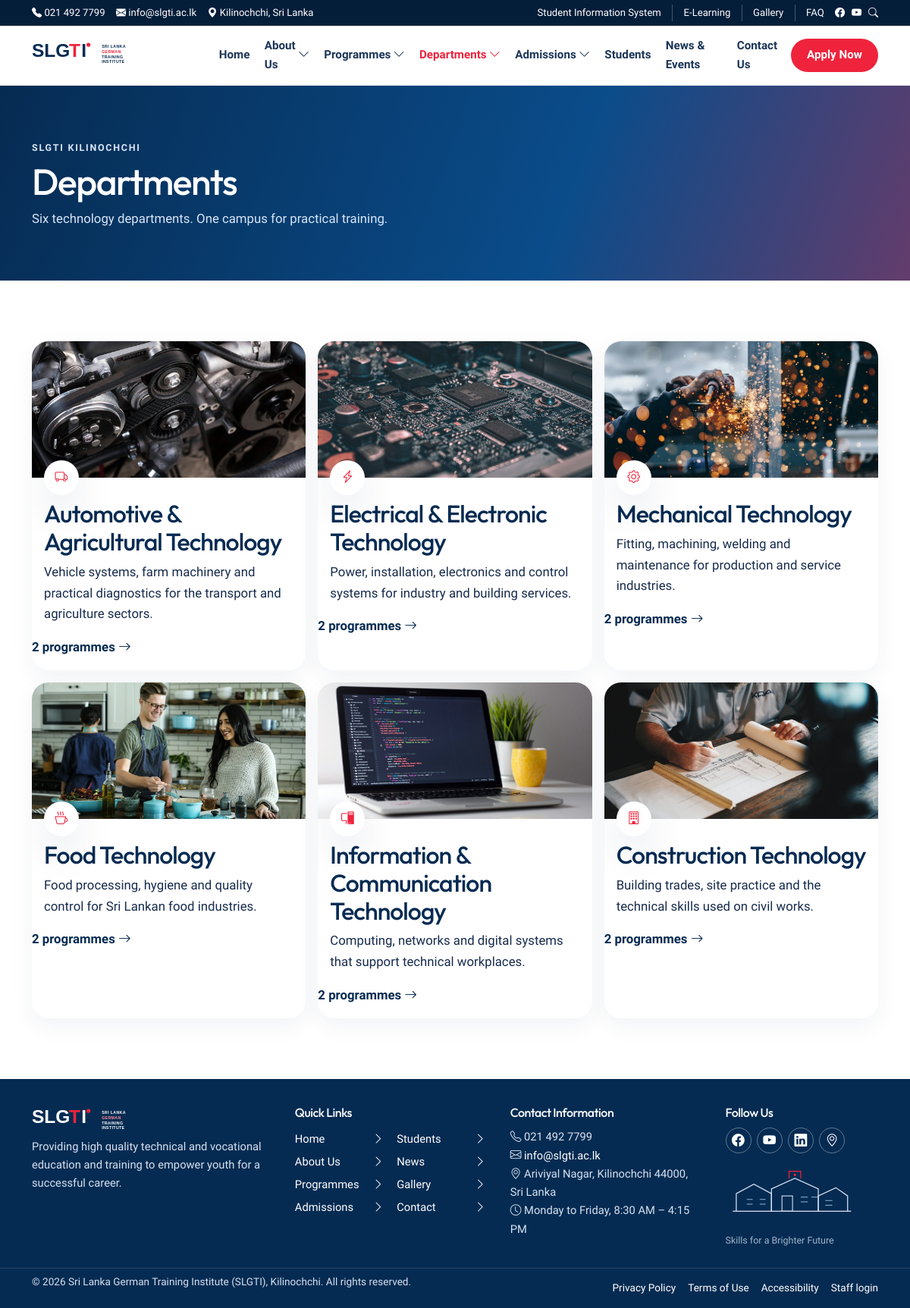
The page /departments on the database its author committed.
### tables this page shows
CREATE TABLE `menu_items` (
  `id` int unsigned NOT NULL AUTO_INCREMENT,
  `menu_id` int unsigned NOT NULL,
  `parent_id` int unsigned DEFAULT NULL,
  `label` varchar(150) NOT NULL,
  `url` varchar(255) NOT NULL,
  `sort_order` int NOT NULL DEFAULT '0',
  `status` varchar(20) NOT NULL DEFAULT 'published',
  PRIMARY KEY (`id`),
  KEY `fk_menu_items_parent` (`parent_id`),
  KEY `idx_menu_order` (`menu_id`,`sort_order`),
  CONSTRAINT `fk_menu_items_menu` FOREIGN KEY (`menu_id`) REFERENCES `menus` (`id`) ON DELETE CASCADE,
  CONSTRAINT `fk_menu_items_parent` FOREIGN KEY (`parent_id`) REFERENCES `menu_items` (`id`) ON DELETE CASCADE
);

CREATE TABLE `departments` (
  `id` int unsigned NOT NULL AUTO_INCREMENT,
  `name` varchar(180) NOT NULL,
  `slug` varchar(180) NOT NULL,
  `summary` text NOT NULL,
  `description` mediumtext NOT NULL,
  `facilities` mediumtext,
  `image` varchar(255) DEFAULT NULL,
  `icon` varchar(80) DEFAULT NULL,
  `head_name` varchar(150) DEFAULT NULL,
  `email` varchar(180) DEFAULT NULL,
  `phone` varchar(40) DEFAULT NULL,
  `sort_order` int NOT NULL DEFAULT '0',
  `status` varchar(20) NOT NULL DEFAULT 'published',
  `created_at` datetime NOT NULL DEFAULT CURRENT_TIMESTAMP,
  `updated_at` datetime NOT NULL DEFAULT CURRENT_TIMESTAMP ON UPDATE CURRENT_TIMESTAMP,
  PRIMARY KEY (`id`),
  UNIQUE KEY `slug` (`slug`),
  KEY `idx_departments_status` (`status`,`sort_order`)
);

### app/Helpers/functions.php (called while the page is built, shortened)
<?php
function config(string $key, mixed $default = null): mixed
{
    return $GLOBALS['app_config'][$key] ?? $default;
}
function e(?string $value): string
{
    return htmlspecialchars((string) $value, ENT_QUOTES, 'UTF-8');
}
function base_url(string $path = ''): string
{
    static $base = null;
    if ($base === null) {
        $configured = (string) config('url', '');
        if ($configured !== '') {
            $base = rtrim($configured, '/');
        } else {
            $script = str_replace('\\', '/', dirname($_SERVER['SCRIPT_NAME'] ?? ''));
            $script = (string) preg_replace('#/public$#', '', $script);
            $base = ($script === '/' || $script === '.' || $script === '') ? '' : rtrim($script, '/');
        }
    }
    if ($path === '') {
        return $base === '' ? '/' : $base;
    }
    return ($base === '' ? '' : $base) . '/' . ltrim($path, '/');
}
function url(string $path = ''): string
{
    return base_url($path);
}
function asset(string $path): string
{
    $relative = ltrim($path, '/');
    $full = ROOT_PATH . '/public/assets/' . $relative;
    $version = is_file($full) ? (string) filemtime($full) : '1';
    return base_url('assets/' . $relative) . '?v=' . $version;
}
function media_url(?string $path): string
{
    return base_url(ltrim($path, '/'));
}
function current_path(): string
{
    $path = parse_url($_SERVER['REQUEST_URI'] ?? '/', PHP_URL_PATH) ?: '/';
    $base = rtrim(base_url(), '/');
    $path = '/' . trim($path, '/');
    return $path === '/' ? '/' : rtrim($path, '/');
}
function is_active(string $path): bool
{
    $current = current_path();
    $path = parse_url($path, PHP_URL_PATH) ?: '/';
    $path = '/' . trim($path, '/');
    if ($path === '/') {
        return $current === '/';
    }
    return $current === $path || str_starts_with($current, $path . '/');
}
function settings(?string $key = null, ?string $default = null): mixed
{
    static $cache = null;
    if ($cache === null) {
        $rows = \App\Core\Model::fetchAll('SELECT setting_key, setting_value FROM settings');
        $cache = [];
        foreach ($rows as $row) {
            $cache[$row['setting_key']] = $row['setting_value'];
        }
    }
    if ($key === null) {
        return $cache;
    }
    return $cache[$key] ?? $default;
}
function setting_url(string $key, string $fallback = '#'): string
{
    $value = trim((string) settings($key, ''));
    return $value !== '' ? $value : $fallback;
}
function menu_tree(string $slug): array
{
    $menu = \App\Core\Model::fetch('SELECT id FROM menus WHERE slug = ?', [$slug]);
    $items = \App\Core\Model::fetchAll(
        "SELECT * FROM menu_items WHERE menu_id = ? AND status = 'published' ORDER BY sort_order ASC, id ASC",
        [(int) $menu['id']]
    );
    $grouped = [];
    foreach ($items as $item) {
        $grouped[(int) ($item['parent_id'] ?? 0)][] = $item;
    }
    $build = function (int $parent) use (&$build, $grouped): array {
        $branch = [];
        foreach ($grouped[$parent] ?? [] as $item) {
            $item['children'] = $build((int) $item['id']);
            $branch[] = $item;
        }
        return $branch;
    };
    return $build(0);
}
function nav_href(string $href): string
{
    return base_url(ltrim($href, '/'));
}
function view(string $name, array $data = [], ?string $layout = 'layouts/main'): void
{
    $data['metaTitle'] = $data['metaTitle'] ?? settings('site_name', 'SLGTI');
    $data['metaDescription'] = $data['metaDescription'] ?? settings('meta_description', '');
    extract($data, EXTR_SKIP);
    $viewFile = APP_PATH . '/Views/' . $name . '.php';
    require $viewFile;
    require APP_PATH . '/Views/' . $layout . '.php';
}

### app/Controllers/DepartmentController.php (called while the page is built, shortened)
<?php
final class DepartmentController
{
    public function index(): void
    {
        $departments = Model::fetchAll(
            "SELECT d.*, (SELECT COUNT(*) FROM programmes p WHERE p.department_id = d.id AND p.status = 'published') AS programme_count
             FROM departments d WHERE d.status = 'published' ORDER BY d.sort_order ASC"
        );
        view('departments/index', [
            'departments' => $departments,
            'metaTitle' => 'Academic Departments | SLGTI',
            'metaDescription' => 'Explore the six academic departments of the Sri Lanka German Training Institute.',
        ]);
    }
}

### app/bootstrap.php (called while the page is built, shortened)
<?php
require APP_PATH . '/Helpers/functions.php';
spl_autoload_register(static function (string $class): void {
    $prefix = 'App\\';
    $relative = str_replace('\\', '/', substr($class, strlen($prefix)));
    $file = APP_PATH . '/' . $relative . '.php';
});
$router = new Router();
$router->dispatch($_SERVER['REQUEST_METHOD'] ?? 'GET', $_SERVER['REQUEST_URI'] ?? '/');

### public/index.php (called while the page is built, shortened)
<?php
require APP_PATH . '/bootstrap.php';

### config/database.php (called while the page is built, shortened)
<?php
return [
    'host' => '127.0.0.1',
    'port' => 3306,
    'database' => 'webslgti',
    'username' => 'root',
    'password' => '1234',
    'charset' => 'utf8mb4',
];

### app/Core/Database.php (called while the page is built, shortened)
<?php
final class Database
{
    private static ?PDO $pdo = null;
    public static function connection(): PDO
    {
        if (self::$pdo instanceof PDO) {
            return self::$pdo;
        }
        $config = require CONFIG_PATH . '/database.php';
        $dsn = sprintf(
            'mysql:host=%s;port=%d;dbname=%s;charset=%s',
            $config['host'],
            (int) $config['port'],
            $config['database'],
            $config['charset']
        );
        try {
            self::$pdo = new PDO($dsn, $config['username'], $config['password'], [
                PDO::ATTR_ERRMODE => PDO::ERRMODE_EXCEPTION,
                PDO::ATTR_DEFAULT_FETCH_MODE => PDO::FETCH_ASSOC,
                PDO::ATTR_EMULATE_PREPARES => false,
            ]);
        } catch (PDOException $exception) {
            self::fail($exception);
        }
        return self::$pdo;
    }
}

### app/Core/Model.php (called while the page is built, shortened)
<?php
class Model
{
    public static function query(string $sql, array $params = []): PDOStatement
    {
        $statement = Database::connection()->prepare($sql);
        $statement->execute($params);
        return $statement;
    }
    public static function fetchAll(string $sql, array $params = []): array
    {
        return self::query($sql, $params)->fetchAll();
    }
    public static function fetch(string $sql, array $params = []): ?array
    {
        $row = self::query($sql, $params)->fetch();
        return $row ?: null;
    }
}

### app/Views/departments/index.php (the view)
<?php $title = 'Departments'; $lead = 'Six technology departments. One campus for practical training.'; require APP_PATH . '/Views/partials/page-hero.php'; ?>
<section class="section">
    <div class="container dept-grid">
        <?php foreach ($departments as $department): ?>
            <a class="dept-card" href="<?= e(url('departments/' . $department['slug'])) ?>">
                <img src="<?= e(media_url($department['image'])) ?>" alt="" loading="lazy" width="640" height="420">
                <span class="dept-icon"><i class="bi <?= e($department['icon'] ?: 'bi-gear') ?>"></i></span>
                <h2><?= e($department['name']) ?></h2>
                <p><?= e($department['summary']) ?></p>
                <span class="text-link"><?= (int) $department['programme_count'] ?> programmes <i class="bi bi-arrow-right"></i></span>
            </a>
        <?php endforeach; ?>
    </div>
</section>

### app/Core/Router.php (shortened to what this page needs)
<?php
final class Router
{
    private array $routes = [];
    private function add(string $method, string $path, array $handler): void
    {
        $this->routes[] = compact('method', 'path', 'handler');
    }
    public function dispatch(string $method, string $uri): void
    {
        $path = parse_url($uri, PHP_URL_PATH) ?: '/';
        $base = rtrim(str_replace('\\', '/', dirname($_SERVER['SCRIPT_NAME'] ?? '')), '/');
        $base = preg_replace('#/public$#', '', $base) ?: '';
        $path = '/' . trim($path, '/');
        if ($path !== '/') {
            $path = rtrim($path, '/');
        }
        foreach ($this->routes as $route) {
            if ($route['method'] !== $method) {
                continue;
            }
            $pattern = preg_replace('#\{([a-zA-Z_][a-zA-Z0-9_]*)\}#', '(?P<$1>[^/]+)', $route['path']);
            if (!preg_match('#^' . $pattern . '$#', $path, $matches)) {
                continue;
            }
            $params = [];
            $this->invoke($route['handler'], $params);
            return;
        }
    }
    private function invoke(array $handler, array $params): void
    {
        [$class, $method] = $handler;
        $controller = new $class();
        $controller->{$method}(...array_values($params));
    }
}

### app/Views/partials/navigation.php (shortened to what this page needs)
<?php $nav = $nav ?? menu_tree('header'); ?>
<nav class="primary-nav" id="primaryNav" aria-label="Primary">
    <ul>
        <?php if ($nav): ?>
            <?php foreach ($nav as $item): ?>
                <li class="<?= $item['children'] ? 'has-sub' : '' ?>">
                    <a href="<?= e(nav_href($item['url'])) ?>" <?= is_active($item['url']) ? 'aria-current="page"' : '' ?>>
                        <?= e($item['label']) ?>
                        <?php if ($item['children']): ?><i class="bi bi-chevron-down" aria-hidden="true"></i><?php endif; ?>
                    </a>
                </li>
            <?php endforeach; ?>
        <?php endif; ?>
    </ul>
</nav>

### app/Views/partials/footer.php
<?php $footerNav = menu_tree('footer'); ?>
<footer class="site-footer">
    <div class="container footer-grid">
        <div class="footer-brand">
            <img src="<?= e(asset('images/logo-white.svg')) ?>" alt="SLGTI" width="210" height="48">
            <p><?= e(settings('footer_text', 'Providing high quality technical and vocational education and training to empower youth for a successful career.')) ?></p>
        </div>
        <div>
            <h2>Quick Links</h2>
            <ul class="footer-links">
                <?php if ($footerNav): ?>
                    <?php foreach ($footerNav as $item): ?>
                        <li><a href="<?= e(nav_href($item['url'])) ?>"><?= e($item['label']) ?> <i class="bi bi-chevron-right"></i></a></li>
                    <?php endforeach; ?>
                <?php endif; ?>
            </ul>
        </div>
        <div>
            <h2>Contact Information</h2>
            <ul class="contact-list">
                <li><i class="bi bi-telephone"></i> <?= e(settings('phone')) ?></li>
                <li><i class="bi bi-envelope"></i> <a href="mailto:<?= e(settings('email')) ?>"><?= e(settings('email')) ?></a></li>
                <li><i class="bi bi-geo-alt"></i> <?= e(settings('address')) ?></li>
                <li><i class="bi bi-clock"></i> <?= e(settings('hours')) ?></li>
            </ul>
        </div>
        <div class="footer-follow">
            <h2>Follow Us</h2>
            <div class="footer-socials">
                <a href="<?= e(setting_url('facebook_url')) ?>" aria-label="Facebook" target="_blank" rel="noopener"><i class="bi bi-facebook"></i></a>
                <a href="<?= e(setting_url('youtube_url')) ?>" aria-label="YouTube" target="_blank" rel="noopener"><i class="bi bi-youtube"></i></a>
                <a href="<?= e(setting_url('linkedin_url')) ?>" aria-label="LinkedIn" target="_blank" rel="noopener"><i class="bi bi-linkedin"></i></a>
                <a href="<?= e(url('contact')) ?>" aria-label="Location"><i class="bi bi-geo-alt"></i></a>
            </div>
            <img class="campus-art" src="<?= e(asset('images/campus-line.svg')) ?>" alt="" width="180" height="90">
            <p class="campus-caption">Skills for a Brighter Future</p>
        </div>
    </div>
    <div class="footer-base">
        <div class="container footer-base-inner">
            <p>&copy; <?= date('Y') ?> Sri Lanka German Training Institute (SLGTI), Kilinochchi. All rights reserved.</p>
            <ul>
                <li><a href="<?= e(url('privacy')) ?>">Privacy Policy</a></li>
                <li><a href="<?= e(url('terms')) ?>">Terms of Use</a></li>
                <li><a href="<?= e(url('accessibility')) ?>">Accessibility</a></li>
                <li><a href="<?= e(url('admin/login')) ?>">Staff login</a></li>
            </ul>
        </div>
    </div>
</footer>

### rows shown on the page
menu_items: label "Home"
menu_items: label "About Us"
menu_items: label "Programmes"
menu_items: label "Departments"
menu_items: label "Admissions"
menu_items: label "Students"
menu_items: label "News & Events"
menu_items: label "Contact Us"
departments: image (picture), name "Automotive & Agricultural Technology", summary "Vehicle systems, farm machinery and practical diagnostics for the transport and agriculture sectors.", programme_count "2"
departments: image (picture), name "Electrical & Electronic Technology", summary "Power, installation, electronics and control systems for industry and building services.", programme_count "2"
departments: image (picture), name "Mechanical Technology", summary "Fitting, machining, welding and maintenance for production and service industries.", programme_count "2"
departments: image (picture), name "Food Technology", summary "Food processing, hygiene and quality control for Sri Lankan food industries.", programme_count "2"
departments: image (picture), name "Information & Communication Technology", summary "Computing, networks and digital systems that support technical workplaces.", programme_count "2"
departments: image (picture), name "Construction Technology", summary "Building trades, site practice and the technical skills used on civil works.", programme_count "2"
menu_items: label "Home"
menu_items: label "About Us"
menu_items: label "Programmes"
menu_items: label "Admissions"
menu_items: label "Students"
menu_items: label "News"
menu_items: label "Gallery"
menu_items: label "Contact"

### other values the page prints
$phone "021 492 7799"
$email "info@slgti.ac.lk"
$location "Kilinochchi, Sri Lanka"
settings('phone') "021 492 7799"
settings('email') "info@slgti.ac.lk"
settings('address') "Ariviyal Nagar, Kilinochchi 44000, Sri Lanka"
settings('hours') "Monday to Friday, 8:30 AM – 4:15 PM"
